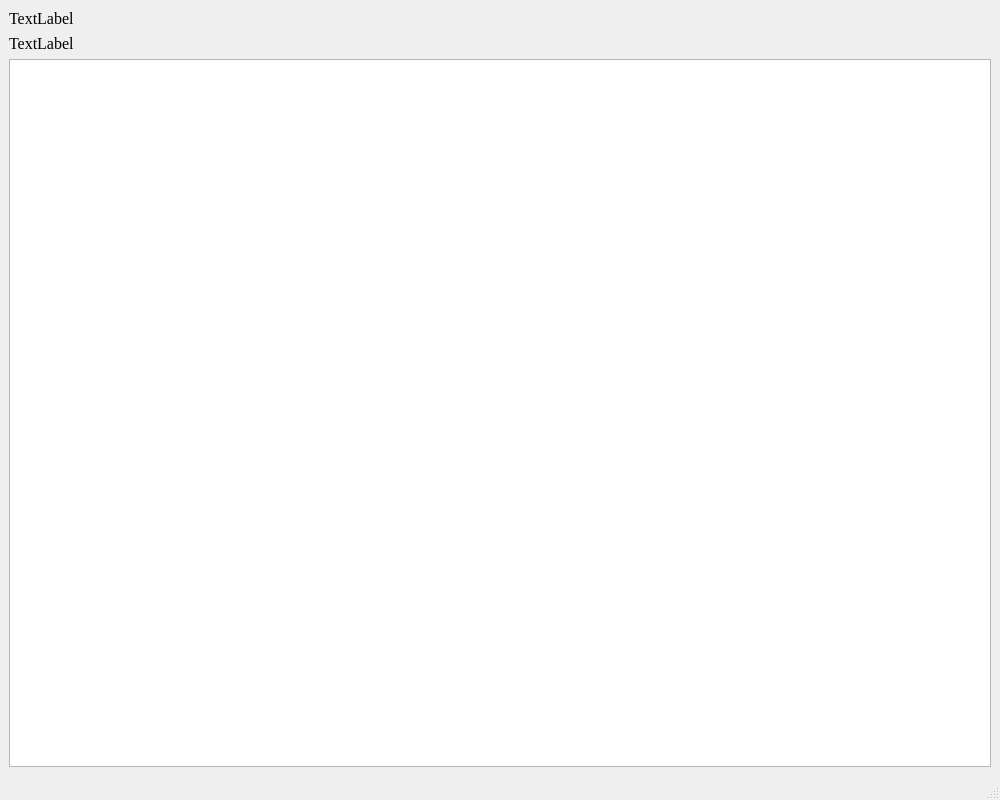
<?xml version="1.0" encoding="UTF-8"?>
<ui version="4.0">
 <class>TestGraphicsViewCooridate</class>
 <widget class="QMainWindow" name="TestGraphicsViewCooridate">
  <property name="geometry">
   <rect>
    <x>0</x>
    <y>0</y>
    <width>1000</width>
    <height>800</height>
   </rect>
  </property>
  <property name="minimumSize">
   <size>
    <width>800</width>
    <height>600</height>
   </size>
  </property>
  <property name="maximumSize">
   <size>
    <width>2000</width>
    <height>1600</height>
   </size>
  </property>
  <property name="font">
   <font>
    <family>Times New Roman</family>
    <pointsize>12</pointsize>
   </font>
  </property>
  <property name="windowTitle">
   <string>TestGraphicsViewCooridate</string>
  </property>
  <widget class="QWidget" name="centralwidget">
   <layout class="QGridLayout" name="gridLayout">
    <item row="0" column="0">
     <widget class="QLabel" name="LabScene">
      <property name="text">
       <string>TextLabel</string>
      </property>
     </widget>
    </item>
    <item row="1" column="0">
     <widget class="QLabel" name="LabView">
      <property name="text">
       <string>TextLabel</string>
      </property>
     </widget>
    </item>
    <item row="2" column="0">
     <widget class="customGraphicsView" name="graphicsView"/>
    </item>
   </layout>
  </widget>
  <widget class="QMenuBar" name="menubar">
   <property name="geometry">
    <rect>
     <x>0</x>
     <y>0</y>
     <width>1000</width>
     <height>28</height>
    </rect>
   </property>
  </widget>
  <widget class="QStatusBar" name="statusbar"/>
 </widget>
 <customwidgets>
  <customwidget>
   <class>customGraphicsView</class>
   <extends>QGraphicsView</extends>
   <header location="global">customgraphicsview.h</header>
  </customwidget>
 </customwidgets>
 <resources/>
 <connections/>
</ui>
